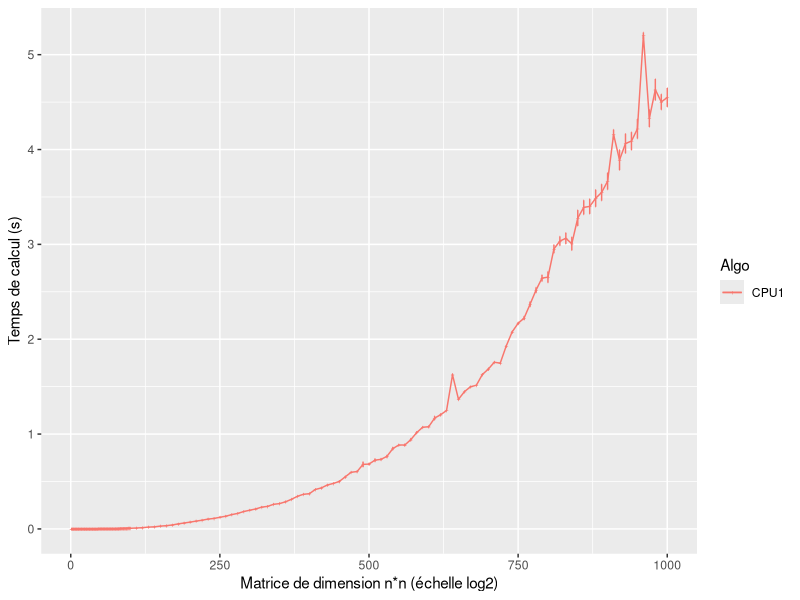
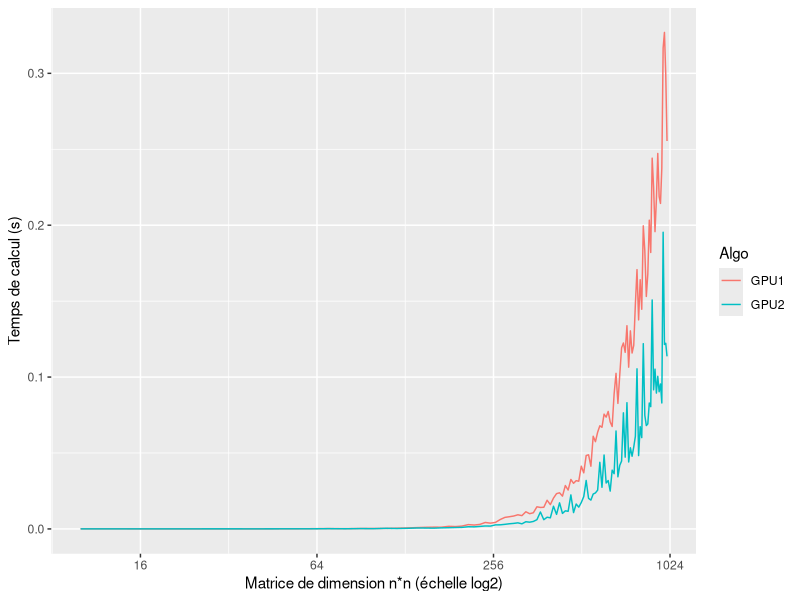
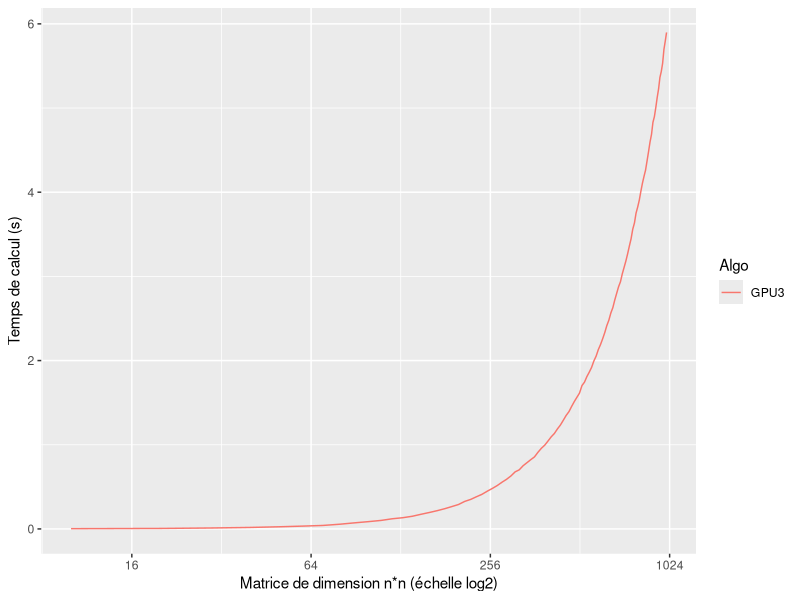
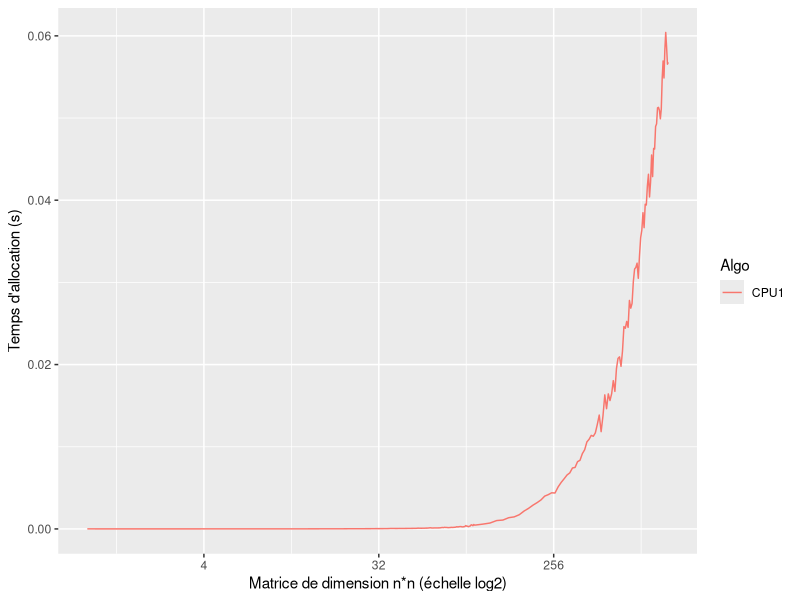
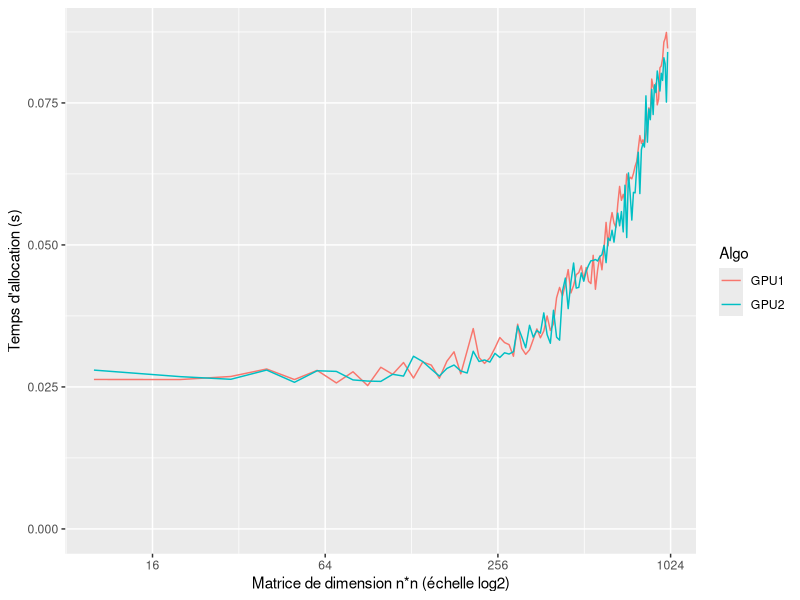
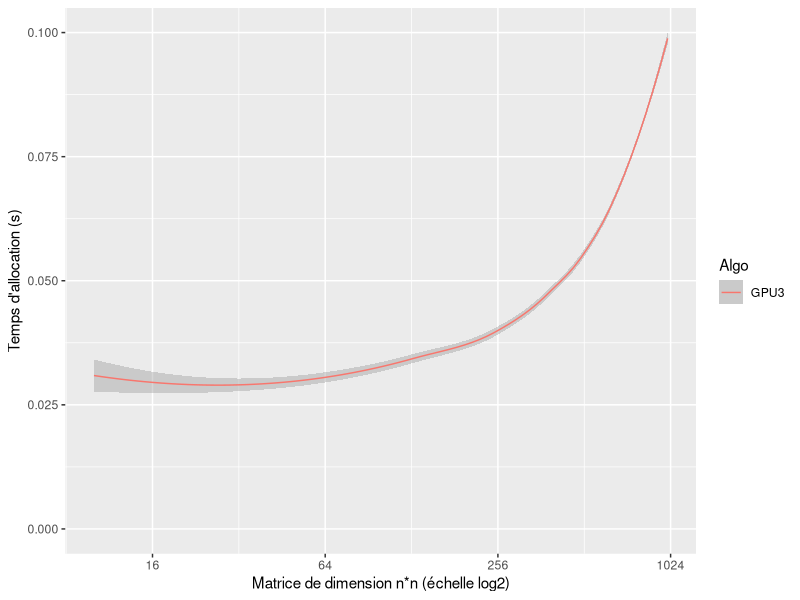
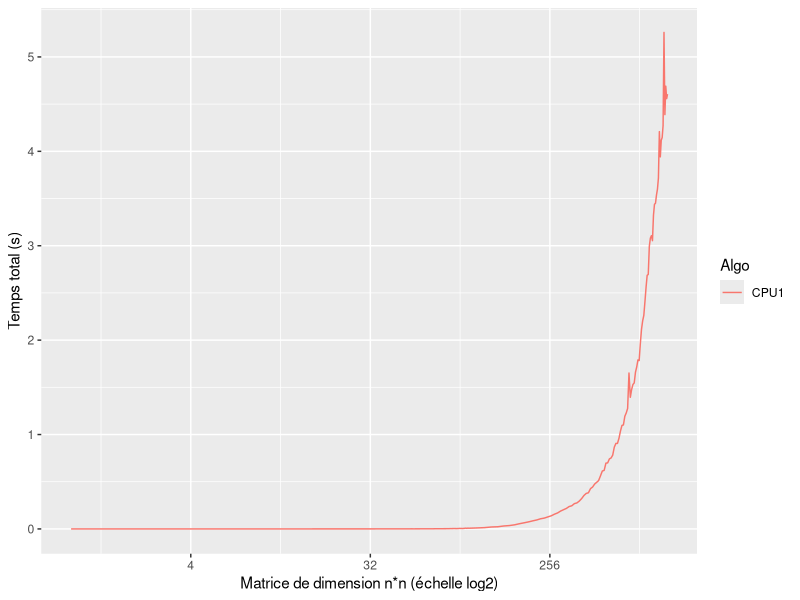
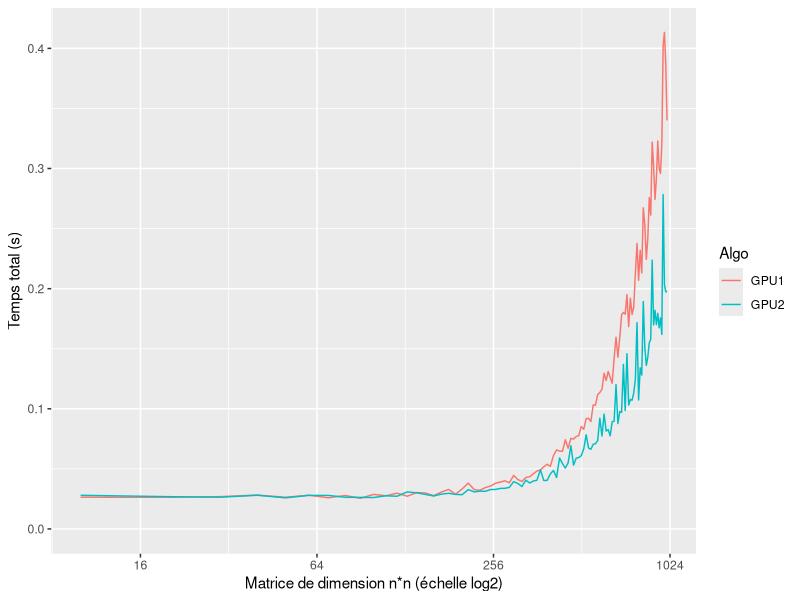

Recreate these plots in R, in order.
## ---- chunk 1
knitr::opts_chunk$set(echo = FALSE) 
## ---- chunk 2
library(ggplot2)
library(plyr)
library(grid)
library(methods)
library(scales)
# csv file separated by ',' decimal signe is '.'
dataCPU<-data.frame(read.csv2(file="Resultat_CPU.csv",sep=',',dec='.'))
dataGPU12<-data.frame(read.csv2(file="Resultat_GPU12.csv",sep=',',dec='.'))
dataGPU3<-data.frame(read.csv2(file="Resultat_GPU3.csv",sep=',',dec='.'))
# How is organized data
#str(dataCPU)
#str(dataGPU12)
#str(dataGPU3)
## ---- chunk 3
#Summarize
statCPU<-ddply(dataCPU,c("Algo", "TailleMat"),summarise,meanTC=mean(TempsCalc),meanTA=mean(TempsAlloc),TT=meanTC+meanTA,N=length(TempsCalc),
               sdTC=sd(TempsCalc),seTC=sdTC/sqrt(N))
statGPU12<-ddply(dataGPU12,c("Algo", "TailleMat"),summarise,meanTC=mean(TempsCalc),meanTA=mean(TempsAlloc),TT=meanTC+meanTA)
statGPU3<-ddply(dataGPU3,c("Algo", "TailleMat"),summarise,meanTC=mean(TempsCalc),meanTA=mean(TempsAlloc),TT=meanTC+meanTA)

#Alloc
p <- ggplot(statCPU,aes(x=TailleMat, y=meanTC, colour=Algo, shape=Algo))
p2 <- ggplot(statCPU,aes(x=TailleMat, y=meanTA, colour=Algo, shape=Algo))
p3 <- ggplot(statCPU,aes(x=TailleMat, y=TT, colour=Algo, shape=Algo))

q <- ggplot(statGPU12,aes(x=TailleMat, y=meanTC, colour=Algo, shape=Algo))
q2 <- ggplot(statGPU12,aes(x=TailleMat, y=meanTA, colour=Algo, shape=Algo))
q3 <- ggplot(statGPU12,aes(x=TailleMat, y=TT, colour=Algo, shape=Algo))

r <- ggplot(statGPU3,aes(x=TailleMat, y=meanTC, colour=Algo, shape=Algo))
r2 <- ggplot(statGPU3,aes(x=TailleMat, y=meanTA, colour=Algo, shape=Algo))
r3 <- ggplot(statGPU3,aes(x=TailleMat, y=TT, colour=Algo, shape=Algo))

#Scale
#p <- p + scale_x_continuous(trans=log2_trans())
p2 <- p2 + scale_x_continuous(trans=log2_trans())
p3 <- p3 + scale_x_continuous(trans=log2_trans())

q <- q + scale_x_continuous(trans=log2_trans())
q2 <- q2 + scale_x_continuous(trans=log2_trans())
q3 <- q3 + scale_x_continuous(trans=log2_trans())

r <- r + scale_x_continuous(trans=log2_trans())
r2 <- r2 + scale_x_continuous(trans=log2_trans())
r3 <- r3 + scale_x_continuous(trans=log2_trans())

#Graph
p <- p + geom_line(size=0.5) + geom_point(shape='+') + geom_errorbar(aes(ymin=meanTC-seTC, ymax=meanTC+seTC))
p2 <- p2 + geom_line(size=0.5)
p3 <- p3 + geom_line(size=0.5)
q <- q + geom_line(size=0.5)
q2 <- q2 + geom_line(size=0.5)
q3 <- q3 + geom_line(size=0.5)
r <- r + geom_line(size=0.5)
r2 <- r2 + geom_smooth(size=0.5)
r3 <- r3 + geom_line(size=0.5)

#Label
p <- p + xlab("Matrice de dimension n*n (échelle log2)") + ylab("Temps de calcul (s)")
p2 <- p2 + xlab("Matrice de dimension n*n (échelle log2)") + ylab("Temps d'allocation (s)")
p3 <- p3 + xlab("Matrice de dimension n*n (échelle log2)") + ylab("Temps total (s)")
q <- q + xlab("Matrice de dimension n*n (échelle log2)") + ylab("Temps de calcul (s)")
q2 <- q2 + xlab("Matrice de dimension n*n (échelle log2)") + ylab("Temps d'allocation (s)")
q3 <- q3 + xlab("Matrice de dimension n*n (échelle log2)") + ylab("Temps total (s)")
r <- r + xlab("Matrice de dimension n*n (échelle log2)") + ylab("Temps de calcul (s)")
r2 <- r2 + xlab("Matrice de dimension n*n (échelle log2)") + ylab("Temps d'allocation (s)")
r3 <- r3 + xlab("Matrice de dimension n*n (échelle log2)") + ylab("Temps total (s)")

#Limit
p <- p + expand_limits(x=10,y=0)
p2 <- p2 + expand_limits(x=10,y=0)
p3 <- p3 + expand_limits(x=10,y=0)
q <- q + expand_limits(x=10,y=0)
q2 <- q2 + expand_limits(x=10,y=0)
q3 <- q3 + expand_limits(x=10,y=0)
r <- r + expand_limits(x=10,y=0)
r2 <- r2 + expand_limits(x=10,y=0)
r3 <- r3 + expand_limits(x=10,y=0)
## ---- chunk 4
show(p)
show(q)
show(r)
## ---- chunk 5
show(p2)
show(q2)
show(r2)
## ---- chunk 6
show(p3)
show(q3)
show(r3)
## ---- chunk 7
# Clean R environment
remove(p)
remove(p2)
remove(p3)
remove(q)
remove(q2)
remove(q3)
remove(r)
remove(r2)
remove(r3)
remove(statCPU)
remove(statGPU12)
remove(statGPU3)
remove(dataCPU)
remove(dataGPU12)
remove(dataGPU3)
